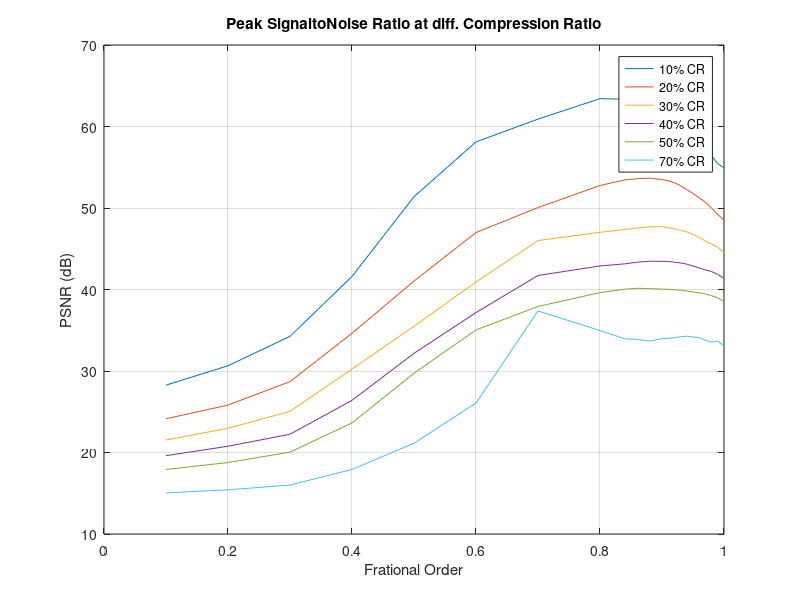
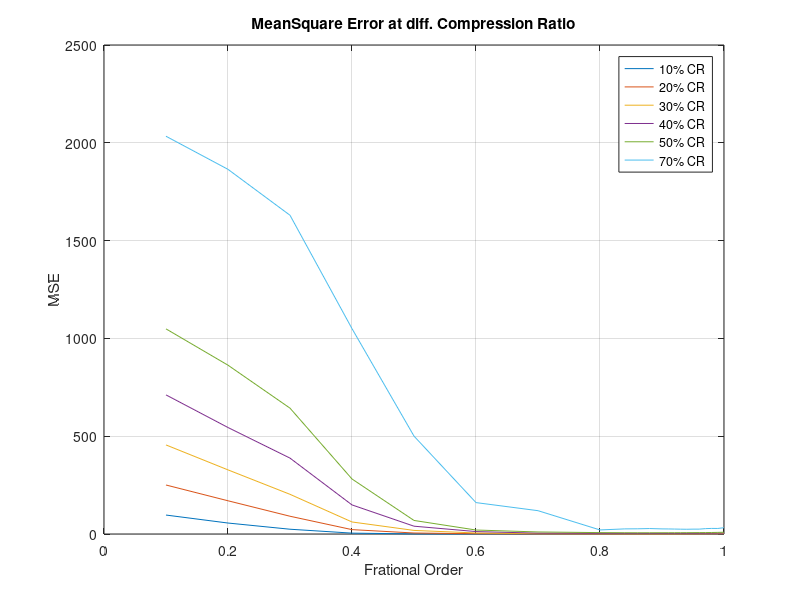

Source code (MATLAB) for these figures, in order:
clc
clear all
a=[0.1 0.2 0.3 0.4 0.5 0.6 0.7  0.8 0.84 0.86 0.88 0.9 0.91 0.92 0.93 0.94 0.95 0.96 0.97 0.98 0.99 1]
psnr10=[28.2675 30.6433 34.25 41.603 51.39 58.11 60.91 63.42 63.34 63.06 63.13 62.737 62.31 61.84 61.071 60.1046 59.26 58.27 57.1917 56.3832 55.4307  54.93]
psnr20=[24.14 25.82 28.7  34.63 41.039 46.99 50.05 52.76 53.45 53.59 53.66 53.48 53.36 53.09 52.741 52.26 51.78 51.25 50.705 49.99 49.18  48.548]
psnr30=[21.54 22.97 25.05 30.24 35.49 40.92 46.003 47.014 47.36 47.54 47.70 47.71 47.58 47.45 47.26 47.07 46.75 46.39 45.96 45.57 45.18 44.55]
psnr40=[19.611 20.77 22.24 26.40 32.17 37.17 41.72 42.89 43.15 43.35 43.47 43.46 43.44 43.35 43.26 43.11 42.88 42.644 42.4 42.2 41.85 41.376 ]
psnr50=[17.92 18.77 20.045 23.63 29.723  35.04 37.92 39.62 40.04 40.15 40.11 40.05 40.03 39.97 39.913 39.81 39.70 39.58 39.45 39.2399 38.966 38.5381 ]
psnr70=[15.048 15.42 16.009 17.919 21.136 26.074 37.369 34.96 33.95  33.88 33.67 33.96 34.00 34.09 34.20 34.275 34.169 34.11 33.74 33.57 33.66 33.06 ]
mse10=[96.9 56.072 24.419 4.4497 0.472 0.1004 0.0526 0.0295 0.0301 0.0321 0.0316 0.0346 0.0381 0.0425 0.0508 0.0635 0.077 0.0967 0.1241 0.1495 0.1862 0.289 ]
mse20=[250.51 169.87 90.8 22.36 5.12 1.3 0.6419 0.3442 0.2937 0.2844 0.2796 0.2915 0.2995 0.3189 0.3458 0.3864 0.4323 0.4867 0.552 0.651 0.7669 0.9084]
mse30=[455.35 327.79 202.9 61.49 18.33 5.26 1.632 1.2932 1.194 1.145 1.102 1.1012 1.1345 1.167 1.2198 1.27 1.37 1.49 1.647 1.803 1.97 2.279 ]
mse40=[711.16 544.43 387.99 148.74 39.93 12.45 4.374 3.3405 3.143 3.002 2.922 2.93 2.943 3.001 3.063 3.174 3.34 3.537 3.73 3.91 4.24 4.736]
mse50=[1048.7 863.038 643.44 281.26 69.29 20.34 10.47 7.090 6.4313 6.27 6.339 6.416 6.456 6.53 6.63 6.78 6.95 7.16 7.373 7.746 8.2507 9.06]
mse70=[2033.5 1864.3 1629.6 1049.9 500.48 160.55 119.227 20.771 26.17 26.58 27.91 26.1205 25.84 25.32 24.71 24.29 24.89 24.89 27.46 28.54 28.3306 32.113 ]
%plot(a,psnr10,'*-',a,psnr20,'o-',a,psnr30,'v-',a,psnr40,'^-',a,psnr50,'p-',a,psnr70,'s-')
plot(a,psnr10,a,psnr20,a,psnr30,a,psnr40,a,psnr50,a,psnr70)
grid on
legend('10% CR ','20% CR','30% CR','40% CR','50% CR','70% CR')
title('Peak SignaltoNoise Ratio at diff. Compression Ratio')
xlabel('Frational Order')
ylabel('PSNR (dB)')


figure
plot(a,mse10,'*-',a,mse20,'o-',a,mse30,'v-',a,mse40,'^-',a,mse50,'p-',a,mse70,'s-')
plot(a,mse10,a,mse20,a,mse30,a,mse40,a,mse50,a,mse70)
grid on
legend('10% CR ','20% CR','30% CR','40% CR','50% CR','70% CR')
title('MeanSquare Error at diff. Compression Ratio')
xlabel('Frational Order')
ylabel('MSE')


